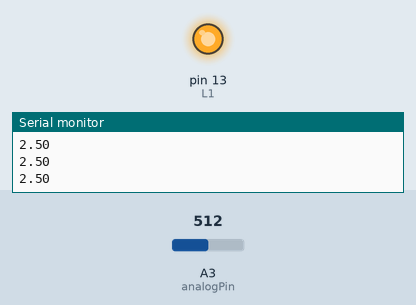
Simulated run of this sketch. Board: Arduino Uno, built with avr-gcc and run on an emulated ATmega328P. Parts: output pins drawn as LEDs (lit = HIGH), the last lines printed to the serial monitor. Dashed ring = blinking. The test bench sets the inputs (shaded band); at power-on: A3 (analogPin) = 512.

Above: at 1.2 s.
1.3 s: A3 (analogPin) set to 502
At 1.45 s:
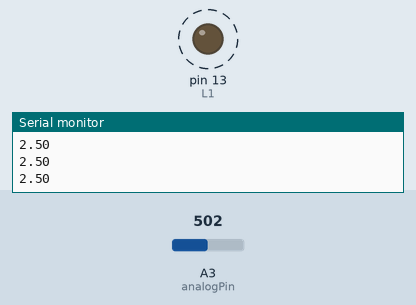
4.3 s: A3 (analogPin) set to 522
At 4.8 s:
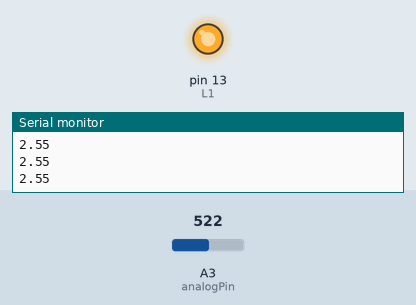
5.8 s: A3 (analogPin) set to 511
At 6.05 s:
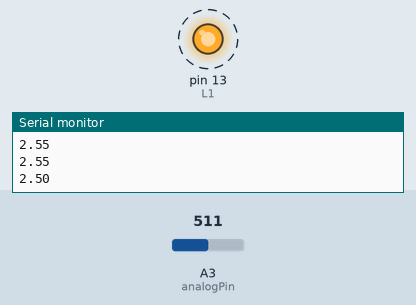
8.8 s: A3 (analogPin) set to 716
At 9.4 s:
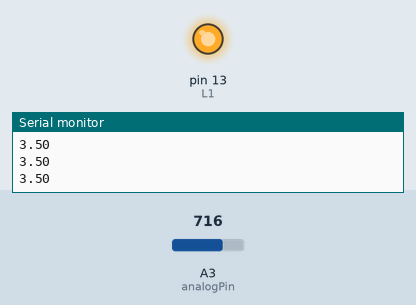
Timing chart, 0 to 11.3 s (numbered marks = the images above; inputs shaded):
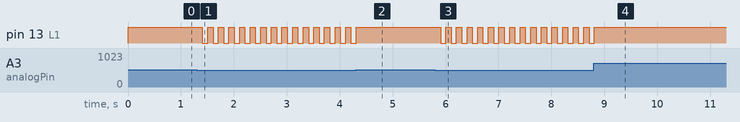

Measured:
- the behaviour switches between 512 and 511 on A3 (analogPin) (found by bisection; images 0 and 1)
- after the input at 1.3 s, pin 13 (L1): alternates HIGH for 0.10 s and LOW for 0.10 s, starting after 0.11 s
- after the input at 4.3 s, pin 13 (L1): goes on until 4.3 s, then stays HIGH
- after the input at 5.8 s, pin 13 (L1): alternates HIGH for 0.10 s and LOW for 0.10 s, starting after 0.11 s
- after the input at 8.8 s, pin 13 (L1): goes on until 8.8 s, then stays HIGH

The sketch:

Program_2.ino
```cpp
#define L1 13 // встроенный светодиод


int analogPin = A3; // потенциометр 10 кОм (средний вывод) подключен к аналоговому входу A3
// крайние выводы соединены с землей и +5В
int val = 0; // переменная для хранения считанного значения
double volts = 0;

void setup() {
  pinMode(L1,OUTPUT);

  Serial.begin(9600);
}

void loop() {
  val = analogRead(analogPin); // считываем напряжение с аналогового вход
  volts = 5.0*val/1024;

  if (val < 512) {
    diodMig(L1, 100);
  } else {
    digitalWrite(L1, 1);
  }

  Serial.println(volts); // отправляем значение в COM порт.
}

void diodMig(int port, int time) {
  digitalWrite(port, 1);
  delay(time);
  digitalWrite(port, 0);
  delay(time);
  return;
}
```
